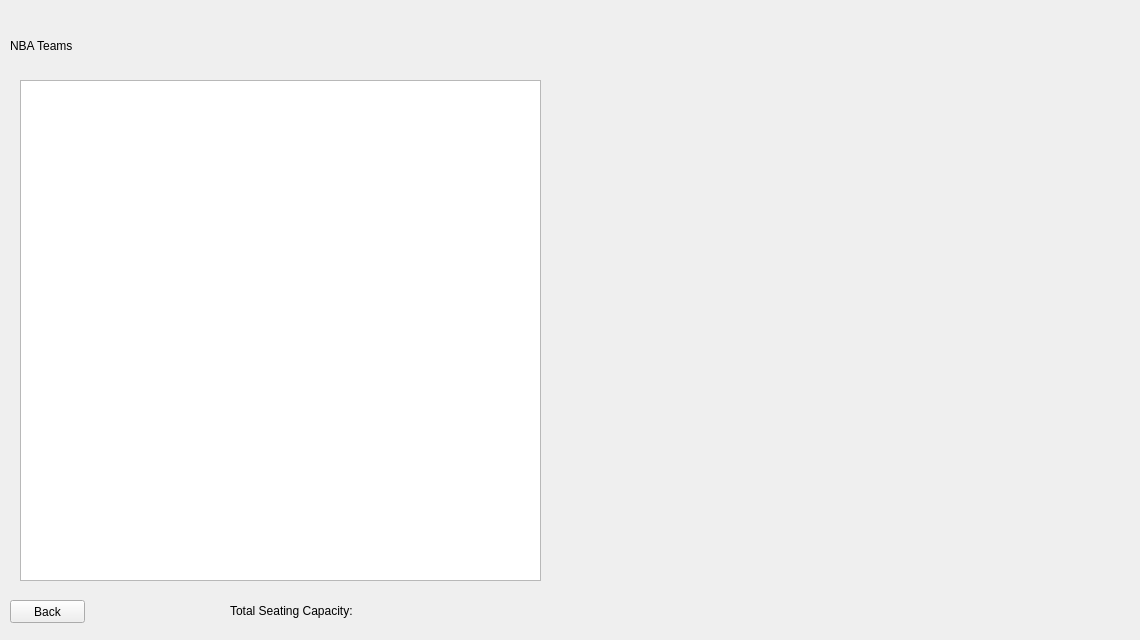
    <widget class="QWidget" name="page_15">
     <widget class="QLabel" name="ambiguousLabel">
      <property name="geometry">
       <rect>
        <x>10</x>
        <y>0</y>
        <width>1121</width>
        <height>91</height>
       </rect>
      </property>
      <property name="styleSheet">
       <string notr="true">font: 75 36pt &quot;Arial&quot;;</string>
      </property>
      <property name="text">
       <string>NBA Teams</string>
      </property>
     </widget>
     <widget class="QTreeView" name="treeView_nbaTeams">
      <property name="geometry">
       <rect>
        <x>20</x>
        <y>80</y>
        <width>521</width>
        <height>501</height>
       </rect>
      </property>
     </widget>
     <widget class="QPushButton" name="nbaTeamsBackPushButton">
      <property name="geometry">
       <rect>
        <x>10</x>
        <y>600</y>
        <width>75</width>
        <height>23</height>
       </rect>
      </property>
      <property name="text">
       <string>Back</string>
      </property>
     </widget>
     <widget class="QLabel" name="totalSeatingCapacityLabel">
      <property name="geometry">
       <rect>
        <x>230</x>
        <y>590</y>
        <width>601</width>
        <height>41</height>
       </rect>
      </property>
      <property name="styleSheet">
       <string notr="true">font: 16pt &quot;Arial&quot;;</string>
      </property>
      <property name="text">
       <string>Total Seating Capacity: </string>
      </property>
     </widget>
    </widget>
